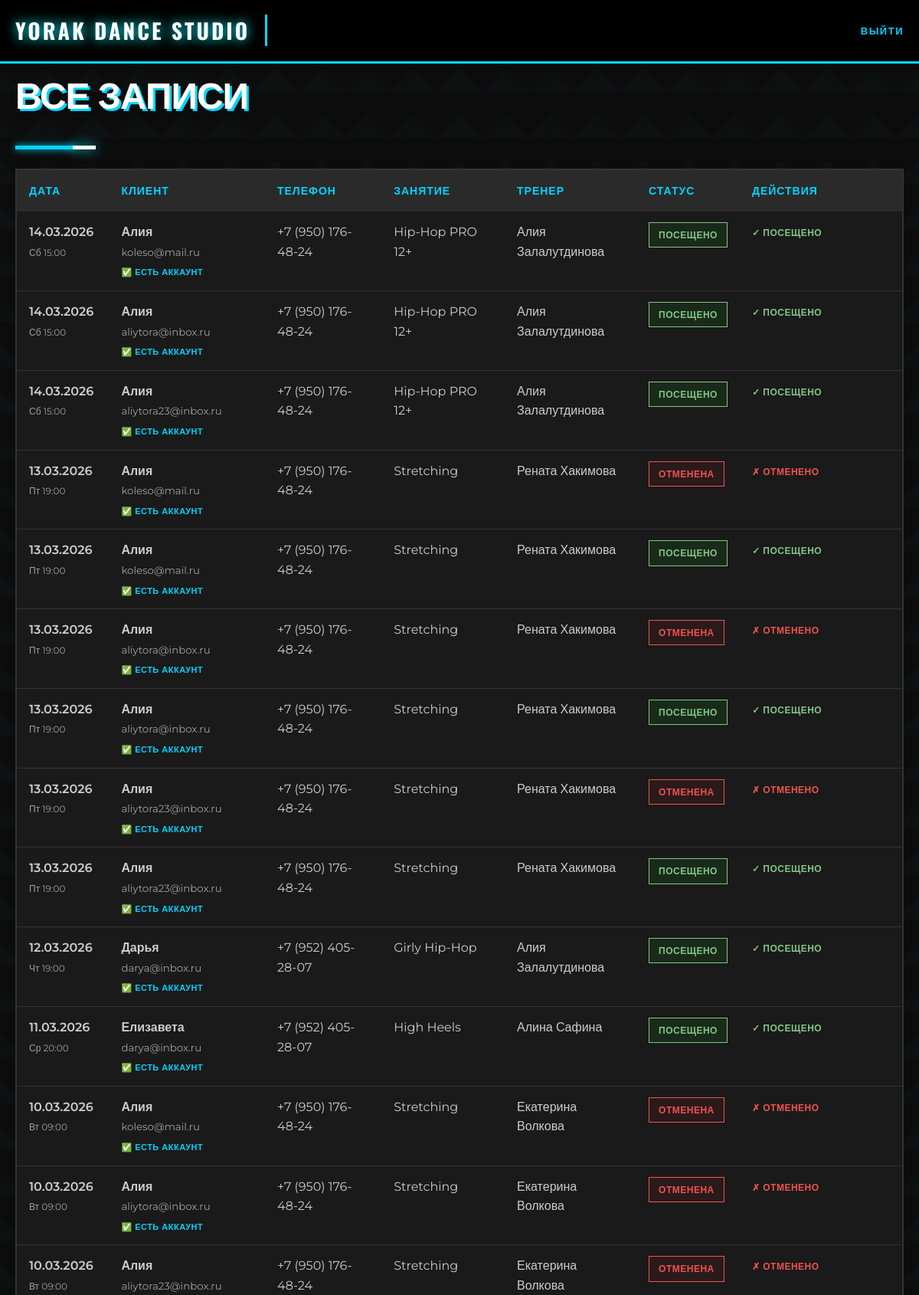
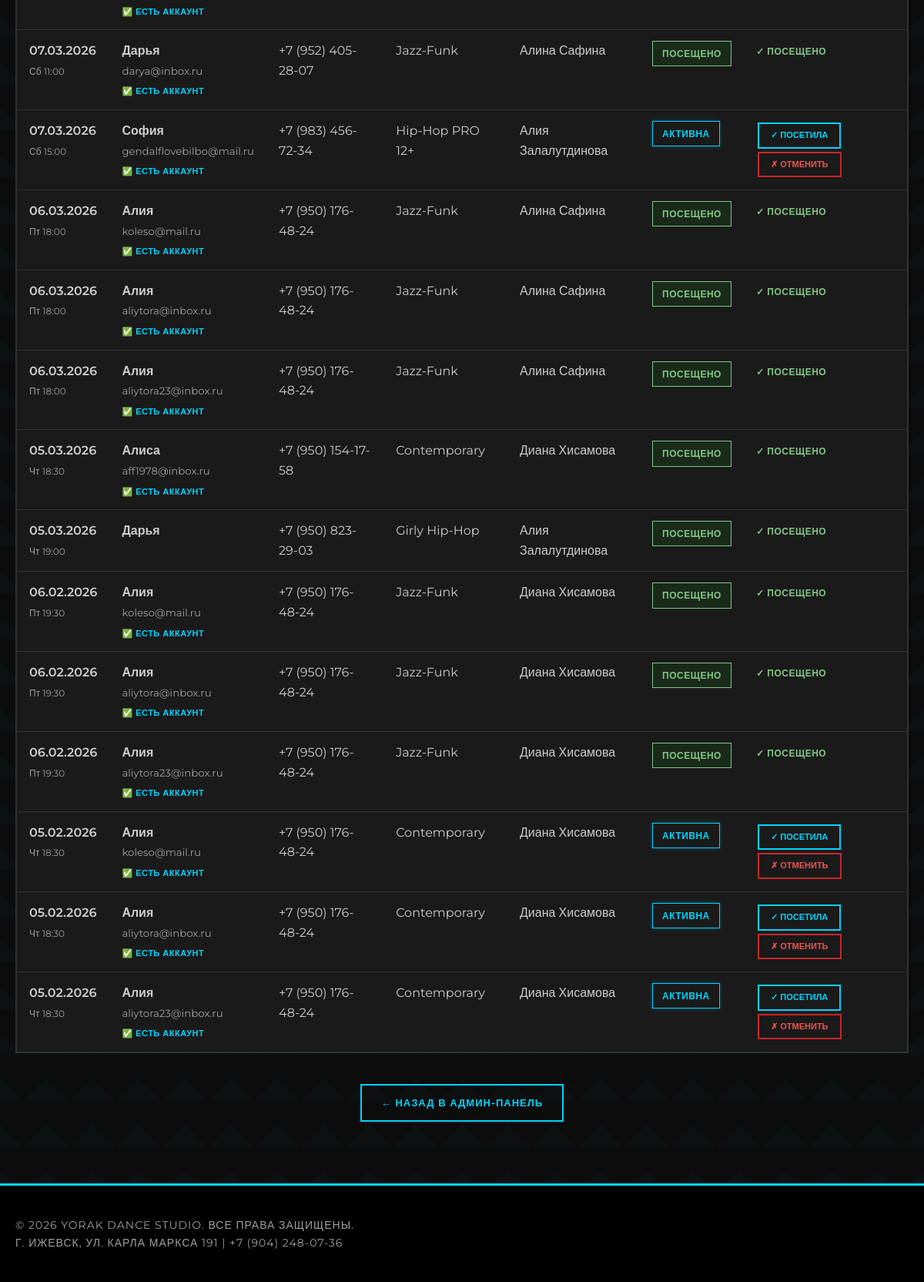
Screenshot of /admin/bookings.php (signed in) with the database file from the repository (2 pictures, top to bottom).
### tables this page shows
CREATE TABLE `bookings` (
  `id` int NOT NULL AUTO_INCREMENT,
  `schedule_id` int NOT NULL,
  `booking_date` date NOT NULL,
  `status` enum('active','cancelled','visited') DEFAULT 'active',
  `client_name` varchar(255) NOT NULL,
  `client_phone` varchar(20) NOT NULL,
  `created_at` timestamp NULL DEFAULT CURRENT_TIMESTAMP,
  `user_membership_id` int DEFAULT NULL,
  PRIMARY KEY (`id`),
  KEY `schedule_id` (`schedule_id`)
);

CREATE TABLE `schedules` (
  `id` int NOT NULL AUTO_INCREMENT,
  `direction` varchar(100) NOT NULL,
  `level` varchar(50) DEFAULT NULL,
  `description` text,
  `room` varchar(100) DEFAULT NULL,
  `requirements` text,
  `cancel_hours` int DEFAULT '6',
  `trainer_id` int DEFAULT NULL,
  `weekday` enum('monday','tuesday','wednesday','thursday','friday','saturday','sunday') NOT NULL,
  `time` time NOT NULL,
  `duration` int DEFAULT '60',
  `max_participants` int DEFAULT '15',
  PRIMARY KEY (`id`),
  KEY `trainer_id` (`trainer_id`)
);

CREATE TABLE `users` (
  `id` int NOT NULL AUTO_INCREMENT,
  `name` varchar(100) NOT NULL,
  `email` varchar(100) NOT NULL,
  `password` varchar(255) NOT NULL,
  `phone` varchar(20) DEFAULT NULL,
  `role` enum('user','admin') DEFAULT 'user',
  `created_at` timestamp NULL DEFAULT CURRENT_TIMESTAMP,
  `awaiting_payment` tinyint DEFAULT '0',
  `selected_plan_id` int DEFAULT NULL,
  PRIMARY KEY (`id`),
  UNIQUE KEY `email` (`email`)
);

CREATE TABLE `trainers` (
  `id` int NOT NULL AUTO_INCREMENT,
  `name` varchar(100) NOT NULL,
  `photo` varchar(255) DEFAULT NULL,
  `bio` text,
  `instagram` varchar(100) DEFAULT NULL,
  PRIMARY KEY (`id`)
);

### admin/bookings.php (the view, shortened to what this page needs)
<?php
require_once '../includes/db.php';
$bookings = $pdo->query("
    SELECT b.*,
           s.direction,
           s.time,
           s.weekday,
           t.name as trainer_name,
           u.id as user_id,
           u.name as user_name,
           u.email,
           u.phone
    FROM bookings b
    JOIN schedules s ON b.schedule_id = s.id
    LEFT JOIN trainers t ON s.trainer_id = t.id
    LEFT JOIN users u ON b.client_phone = u.phone
    ORDER BY b.booking_date DESC, s.time
")->fetchAll();
$days = ['monday'=>'Пн','tuesday'=>'Вт','wednesday'=>'Ср','thursday'=>'Чт','friday'=>'Пт','saturday'=>'Сб','sunday'=>'Вс'];
$statuses = ['active' => 'Активна', 'cancelled' => 'Отменена', 'visited' => 'Посещено'];
?>
<!DOCTYPE html>
<html lang="ru">
<head>
    <link rel="stylesheet" href="/dance_studio2/css/style.css">
    <link rel="stylesheet" href="admin-style.css">
</head>
<body>
    <?php include '../includes/header.php'; ?>
    <div class="container">
        <h1 class="section-title">Все записи</h1>
        <?php if(empty($bookings)): ?>
            <div class="empty-state">
                <p>Пока нет ни одной записи</p>
            </div>
        <?php else: ?>
            <table class="bookings-table">
                <thead>
                    <tr>
                        <th>Дата</th>
                        <th>Клиент</th>
                        <th>Телефон</th>
                        <th>Занятие</th>
                        <th>Тренер</th>
                        <th>Статус</th>
                        <th>Действия</th>
                    </tr>
                </thead>
                <tbody>
                    <?php foreach($bookings as $b): ?>
                        <tr>
                            <td data-label="Дата" class="date-info">
                                <?= date('d.m.Y', strtotime($b['booking_date'])) ?><br>
                                <small><?= $days[$b['weekday']] ?> <?= date('H:i', strtotime($b['time'])) ?></small>
                            </td>
                            <td data-label="Клиент">
                                <strong><?= htmlspecialchars($b['client_name']) ?></strong><br>
                                <?php if($b['email']): ?>
                                    <small style="color: #a0a0a0;"><?= htmlspecialchars($b['email']) ?></small>
                                <?php endif; ?>
                                <?php if($b['user_id']): ?>
                                    <div class="membership-info">✅ Есть аккаунт</div>
                                <?php endif; ?>
                            </td>
                            <td data-label="Телефон"><?= htmlspecialchars($b['client_phone'] ?: '-') ?></td>
                            <td data-label="Занятие"><?= htmlspecialchars($b['direction']) ?></td>
                            <td data-label="Тренер"><?= htmlspecialchars($b['trainer_name'] ?: 'Не указан') ?></td>
                            <td data-label="Статус">
                                <span class="status-badge status-<?= $b['status'] ?>">
                                    <?= $statuses[$b['status']] ?>
                                </span>
                            </td>
                            <td data-label="Действия">
                                <?php if($b['status'] == 'active'): ?>
                                    <a href="?visited=<?= $b['id'] ?>" class="btn-small" onclick="return confirm('Отметить как посещено и списать занятие?')">✓ Посетила</a>
                                    <a href="?cancel=<?= $b['id'] ?>" class="btn-small btn-cancel" onclick="return confirm('Отменить запись?')">✗ Отменить</a>
                                <?php elseif($b['status'] == 'visited'): ?>
                                    <span class="status-text" style="color: #81c784;">✓ Посещено</span>
                                <?php else: ?>
                                    <span class="status-text" style="color: #ef5350;">✗ Отменено</span>
                                <?php endif; ?>
                            </td>
                        </tr>
                    <?php endforeach; ?>
                </tbody>
            </table>
        <?php endif; ?>
        <p style="text-align: center; margin-top: 40px;">
            <a href="index.php" class="btn-outline">← Назад в админ-панель</a>
        </p>
    </div>
    <?php include '../includes/footer.php'; ?>
</body>
</html>

### includes/header.php (shortened to what this page needs)
<?php
$base_path = '';
$is_admin_page = strpos($_SERVER['PHP_SELF'], '/admin/') !== false;
if ($is_admin_page) {
    $base_path = '../';
}
$css_path = $is_admin_page ? '../css/style.css' : './css/style.css';
?>
<!DOCTYPE html>
<html lang="ru">
<head>
    <link rel="stylesheet" href="<?= $css_path ?>">
    <?php if($is_admin_page): ?>
        <link rel="stylesheet" href="admin-style.css">
    <?php endif; ?>
</head>
<body>
    <header>
        <div class="container">
            <div class="logo">
                <a href="<?= $base_path ?>index.php">Yorak Dance Studio</a>
            </div>
            <nav>
                <ul>
                    <?php if($is_admin_page): ?>
                        <li><a href="<?= $base_path ?>logout.php" style="color: #00d4ff;"> Выйти</a></li>
                    <?php endif; ?>
                </ul>
            </nav>
        </div>
    </header>
    <main>

### includes/footer.php (shortened to what this page needs)
    </main>
    <footer>
        <div class="container">
            <p>&copy; <?= date('Y') ?> Yorak Dance Studio. Все права защищены.</p>
            <p>г. Ижевск, ул. Карла Маркса 191 | +7 (904) 248-07-36</p>
        </div>
    </footer>
</body>
</html>

### css/style.css (style rules this page uses)
:root { --primary-bg: #0c0c0c; --secondary-bg: #111111; --accent-main: #04d9ff; --accent-neon: #00f5ff; --text-primary: #e0e0e0; --text-secondary: #a0a0a0; --border-color: #2a2a2a; --shadow-color: rgba(4, 217, 255, 0.4); }
* { margin: 0; padding: 0; box-sizing: border-box; }
body { font-family: 'Montserrat', sans-serif; line-height: 1.6; color: var(--text-primary); background: var(--primary-bg); background-image: linear-gradient(45deg, rgba(4, 217, 255, 0.02) 25%, transparent 25%), linear-gradient(-45deg, rgba(4, 217, 255, 0.02) 25%, transparent 25%); background-size: 60px 60px; min-height: 100vh; }
.container { max-width: 1200px; margin: 0 auto; padding: 0 20px; }
header { background: #000000; border-bottom: 3px solid var(--accent-main); position: sticky; top: 0; z-index: 1000; background: rgba(0, 0, 0, 0.98); backdrop-filter: blur(5px); }
header .container { display: flex; justify-content: space-between; align-items: center; height: 80px; }
.logo a { font-size: 28px; font-weight: 900; color: #ffffff; text-decoration: none; letter-spacing: 3px; text-transform: uppercase; font-family: 'Oswald', sans-serif; transition: all 0.3s; border-right: 3px solid var(--accent-main); padding-right: 20px; text-shadow: 0 0 15px var(--accent-neon); }
nav ul { display: flex; list-style: none; gap: 25px; }
nav a { text-decoration: none; color: #ffffff; font-weight: 600; transition: all 0.3s; text-transform: uppercase; font-size: 13px; letter-spacing: 1.5px; padding: 5px 0; position: relative; }
nav a::after { content: ''; position: absolute; bottom: -5px; left: 0; width: 0; height: 2px; background: linear-gradient(90deg, var(--accent-main), var(--accent-neon)); transition: width 0.3s; box-shadow: 0 0 10px var(--accent-neon); }
.btn-outline { border: 2px solid #ffffff; color: #ffffff; }
.section-title { text-align: center; font-size: 48px; font-weight: 900; margin-bottom: 60px; color: #ffffff; text-transform: uppercase; letter-spacing: 4px; position: relative; padding-bottom: 20px; font-family: 'Oswald', sans-serif; }
.section-title::after { content: ''; position: absolute; bottom: 0; left: 50%; transform: translateX(-50%); width: 150px; height: 4px; background: linear-gradient(90deg, var(--accent-main), var(--accent-neon)); box-shadow: 0 0 15px var(--accent-neon); }
footer { background: #000000; color: #ffffff; padding: 40px 0; margin-top: 80px; border-top: 3px solid var(--accent-main); }
footer p { color: #a0a0a0; font-size: 14px; text-transform: uppercase; letter-spacing: 1px; }

### rows the page displays
bookings: booking_date "14.03.2026", schedule.weekday "Сб", schedule.time "15:00", client_name "Алия", users.email "koleso@mail.ru", shows "✅ ЕСТЬ АККАУНТ", client_phone "+7 (950) 176-48-24", schedule.direction "Hip-Hop PRO 12+", trainers.name "Алия Залалутдинова", status "ПОСЕЩЕНО", shows "✓ ПОСЕЩЕНО", users.email "aliytora@inbox.ru", users.email "aliytora23@inbox.ru"
bookings: booking_date "13.03.2026", schedule.weekday "Пт", schedule.time "19:00", client_name "Алия", users.email "koleso@mail.ru", shows "✅ ЕСТЬ АККАУНТ", client_phone "+7 (950) 176-48-24", schedule.direction "Stretching", trainers.name "Рената Хакимова", status "ОТМЕНЕНА", shows "✗ ОТМЕНЕНО", users.email "aliytora@inbox.ru", users.email "aliytora23@inbox.ru"
bookings: booking_date "13.03.2026", schedule.weekday "Пт", schedule.time "19:00", client_name "Алия", users.email "koleso@mail.ru", shows "✅ ЕСТЬ АККАУНТ", client_phone "+7 (950) 176-48-24", schedule.direction "Stretching", trainers.name "Рената Хакимова", status "ПОСЕЩЕНО", shows "✓ ПОСЕЩЕНО", users.email "aliytora@inbox.ru", users.email "aliytora23@inbox.ru"
bookings: booking_date "12.03.2026", schedule.weekday "Чт", schedule.time "19:00", client_name "Дарья", users.email "darya@inbox.ru", shows "✅ ЕСТЬ АККАУНТ", client_phone "+7 (952) 405-28-07", schedule.direction "Girly Hip-Hop", trainers.name "Алия Залалутдинова", status "ПОСЕЩЕНО", shows "✓ ПОСЕЩЕНО"
bookings: booking_date "11.03.2026", schedule.weekday "Ср", schedule.time "20:00", client_name "Елизавета", users.email "darya@inbox.ru", shows "✅ ЕСТЬ АККАУНТ", client_phone "+7 (952) 405-28-07", schedule.direction "High Heels", trainers.name "Алина Сафина", status "ПОСЕЩЕНО", shows "✓ ПОСЕЩЕНО"
bookings: booking_date "10.03.2026", schedule.weekday "Вт", schedule.time "09:00", client_name "Алия", users.email "koleso@mail.ru", shows "✅ ЕСТЬ АККАУНТ", client_phone "+7 (950) 176-48-24", schedule.direction "Stretching", trainers.name "Екатерина Волкова", status "ОТМЕНЕНА", shows "✗ ОТМЕНЕНО", users.email "aliytora@inbox.ru", users.email "aliytora23@inbox.ru"
bookings: booking_date "07.03.2026", schedule.weekday "Сб", schedule.time "11:00", client_name "Дарья", users.email "darya@inbox.ru", shows "✅ ЕСТЬ АККАУНТ", client_phone "+7 (952) 405-28-07", schedule.direction "Jazz-Funk", trainers.name "Алина Сафина", status "ПОСЕЩЕНО", shows "✓ ПОСЕЩЕНО"
bookings: booking_date "07.03.2026", schedule.weekday "Сб", schedule.time "15:00", client_name "София", users.email "gendalflovebilbo@mail.ru", shows "✅ ЕСТЬ АККАУНТ", client_phone "+7 (983) 456-72-34", schedule.direction "Hip-Hop PRO 12+", trainers.name "Алия Залалутдинова", status "АКТИВНА"
bookings: booking_date "06.03.2026", schedule.weekday "Пт", schedule.time "18:00", client_name "Алия", users.email "koleso@mail.ru", shows "✅ ЕСТЬ АККАУНТ", client_phone "+7 (950) 176-48-24", schedule.direction "Jazz-Funk", trainers.name "Алина Сафина", status "ПОСЕЩЕНО", shows "✓ ПОСЕЩЕНО", users.email "aliytora@inbox.ru", users.email "aliytora23@inbox.ru"
bookings: booking_date "05.03.2026", schedule.weekday "Чт", schedule.time "18:30", client_name "Алиса", users.email "aff1978@inbox.ru", shows "✅ ЕСТЬ АККАУНТ", client_phone "+7 (950) 154-17-58", schedule.direction "Contemporary", trainers.name "Диана Хисамова", status "ПОСЕЩЕНО", shows "✓ ПОСЕЩЕНО"
bookings: booking_date "05.03.2026", schedule.weekday "Чт", schedule.time "19:00", client_name "Дарья", client_phone "+7 (950) 823-29-03", schedule.direction "Girly Hip-Hop", trainers.name "Алия Залалутдинова", status "ПОСЕЩЕНО", shows "✓ ПОСЕЩЕНО"
bookings: booking_date "06.02.2026", schedule.weekday "Пт", schedule.time "19:30", client_name "Алия", users.email "koleso@mail.ru", shows "✅ ЕСТЬ АККАУНТ", client_phone "+7 (950) 176-48-24", schedule.direction "Jazz-Funk", trainers.name "Диана Хисамова", status "ПОСЕЩЕНО", shows "✓ ПОСЕЩЕНО", users.email "aliytora@inbox.ru", users.email "aliytora23@inbox.ru"
bookings: booking_date "05.02.2026", schedule.weekday "Чт", schedule.time "18:30", client_name "Алия", users.email "koleso@mail.ru", shows "✅ ЕСТЬ АККАУНТ", client_phone "+7 (950) 176-48-24", schedule.direction "Contemporary", trainers.name "Диана Хисамова", status "АКТИВНА", users.email "aliytora@inbox.ru", users.email "aliytora23@inbox.ru"
